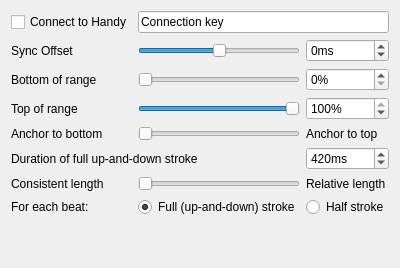
     <widget class="QWidget" name="strokerFunscriptTab">
      <attribute name="title">
       <string>Stroker/Funscript</string>
      </attribute>
      <layout class="QGridLayout" name="gridLayout_4">
       <item row="2" column="1">
        <widget class="QSlider" name="bottomOfRangeSlider">
         <property name="orientation">
          <enum>Qt::Horizontal</enum>
         </property>
        </widget>
       </item>
       <item row="9" column="1">
        <widget class="QRadioButton" name="fullStrokeRadioButton">
         <property name="text">
          <string>Full (up-and-down) stroke</string>
         </property>
         <property name="checked">
          <bool>true</bool>
         </property>
        </widget>
       </item>
       <item row="4" column="1">
        <widget class="QSlider" name="rangeAnchorSlider">
         <property name="orientation">
          <enum>Qt::Horizontal</enum>
         </property>
        </widget>
       </item>
       <item row="1" column="0">
        <widget class="QLabel" name="syncOffsetLabel">
         <property name="text">
          <string>Sync Offset</string>
         </property>
        </widget>
       </item>
       <item row="7" column="2">
        <widget class="QSpinBox" name="handyStrokeDurationSpinBox">
         <property name="suffix">
          <string>ms</string>
         </property>
         <property name="minimum">
          <number>100</number>
         </property>
         <property name="maximum">
          <number>60000</number>
         </property>
         <property name="value">
          <number>420</number>
         </property>
        </widget>
       </item>
       <item row="8" column="2">
        <widget class="QLabel" name="constantSpeedLabel">
         <property name="toolTip">
          <string>Move the stroker at a constant speed, shortening strokes as needed</string>
         </property>
         <property name="text">
          <string>Relative length</string>
         </property>
        </widget>
       </item>
       <item row="9" column="2">
        <widget class="QRadioButton" name="halfStrokeRadioButton">
         <property name="text">
          <string>Half stroke</string>
         </property>
        </widget>
       </item>
       <item row="0" column="1" colspan="2">
        <widget class="QLineEdit" name="handyKeyEdit">
         <property name="inputMask">
          <string/>
         </property>
         <property name="text">
          <string>Connection key</string>
         </property>
        </widget>
       </item>
       <item row="4" column="0">
        <widget class="QLabel" name="AnchorToBottomLabel">
         <property name="text">
          <string>Anchor to bottom</string>
         </property>
        </widget>
       </item>
       <item row="4" column="2">
        <widget class="QLabel" name="AnchorToTopLabel">
         <property name="text">
          <string>Anchor to top</string>
         </property>
        </widget>
       </item>
       <item row="7" column="0" colspan="2">
        <widget class="QLabel" name="handyStrokeDurationLabel">
         <property name="text">
          <string>Duration of full up-and-down stroke</string>
         </property>
        </widget>
       </item>
       <item row="0" column="0">
        <widget class="QCheckBox" name="connectToHandyCheckBox">
         <property name="text">
          <string>Connect to Handy</string>
         </property>
        </widget>
       </item>
       <item row="3" column="2">
        <widget class="QSpinBox" name="topOfRangeSpinBox">
         <property name="suffix">
          <string>%</string>
         </property>
         <property name="minimum">
          <number>1</number>
         </property>
         <property name="maximum">
          <number>100</number>
         </property>
         <property name="value">
          <number>100</number>
         </property>
        </widget>
       </item>
       <item row="3" column="0">
        <widget class="QLabel" name="topOfRangeLabel">
         <property name="text">
          <string>Top of range</string>
         </property>
        </widget>
       </item>
       <item row="1" column="1">
        <widget class="QSlider" name="syncOffsetSlider">
         <property name="minimum">
          <number>-1000</number>
         </property>
         <property name="maximum">
          <number>1000</number>
         </property>
         <property name="orientation">
          <enum>Qt::Horizontal</enum>
         </property>
        </widget>
       </item>
       <item row="3" column="1">
        <widget class="QSlider" name="topOfRangeSlider">
         <property name="minimum">
          <number>1</number>
         </property>
         <property name="maximum">
          <number>100</number>
         </property>
         <property name="value">
          <number>100</number>
         </property>
         <property name="orientation">
          <enum>Qt::Horizontal</enum>
         </property>
        </widget>
       </item>
       <item row="2" column="0">
        <widget class="QLabel" name="bottomOfRangeLabel">
         <property name="text">
          <string>Bottom of range</string>
         </property>
        </widget>
       </item>
       <item row="8" column="1">
        <widget class="QSlider" name="handyScalingProportionSlider">
         <property name="maximum">
          <number>100</number>
         </property>
         <property name="orientation">
          <enum>Qt::Horizontal</enum>
         </property>
        </widget>
       </item>
       <item row="1" column="2">
        <widget class="QSpinBox" name="syncOffsetSpinBox">
         <property name="suffix">
          <string>ms</string>
         </property>
         <property name="minimum">
          <number>-1000</number>
         </property>
         <property name="maximum">
          <number>1000</number>
         </property>
        </widget>
       </item>
       <item row="2" column="2">
        <widget class="QSpinBox" name="bottomOfRangeSpinBox">
         <property name="suffix">
          <string>%</string>
         </property>
        </widget>
       </item>
       <item row="9" column="0">
        <widget class="QLabel" name="strokeTypeLabel">
         <property name="text">
          <string>For each beat:</string>
         </property>
        </widget>
       </item>
       <item row="8" column="0">
        <widget class="QLabel" name="consistentLengthLabel">
         <property name="toolTip">
          <string>Try to keep all strokes the same length, increasing speed as needed</string>
         </property>
         <property name="text">
          <string>Consistent length</string>
         </property>
        </widget>
       </item>
       <item row="10" column="1">
        <spacer name="verticalSpacer_3">
         <property name="orientation">
          <enum>Qt::Vertical</enum>
         </property>
         <property name="sizeHint" stdset="0">
          <size>
           <width>20</width>
           <height>40</height>
          </size>
         </property>
        </spacer>
       </item>
      </layout>
     </widget>
